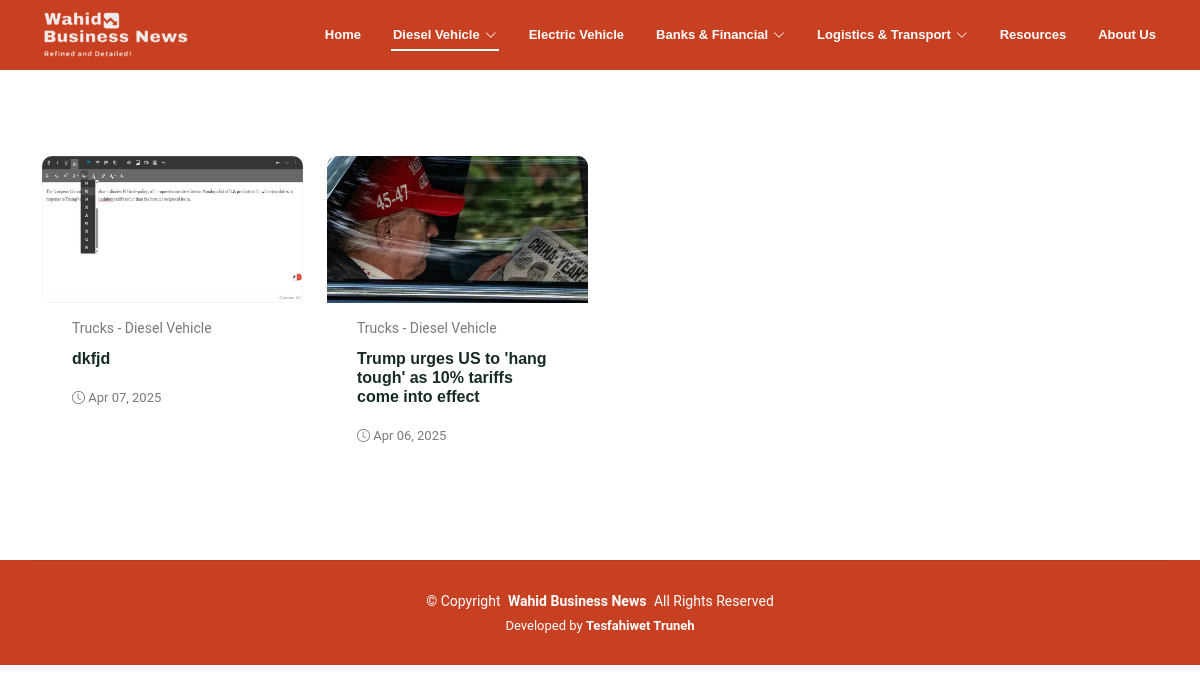
The app's page /business_news/trucks-diesel-vehicle/ with its own data.
### admin_app/models.py (models this page shows, shortened)
class Article(models.Model):
    title = models.CharField(max_length=200)
    slug = models.SlugField(unique=True, blank=True)
    content = models.TextField()
    thumbnail = models.ImageField(upload_to=thumbnail_upload_to)
    news_type = models.CharField(
        max_length=50,
        choices=NEWS_TYPE_CHOICES,
        verbose_name="Article Category"
    )
    created_at = models.DateTimeField(default=timezone.now)
    updated_at = models.DateTimeField(auto_now=True)
    full_content_url = models.URLField(blank=True, null=True, help_text="URL to the full content")
    class Meta:
        ordering = ['-created_at']

### App/views.py (the view)
# urls.py: path('business_news/<slug:news_type>/', NewsByCategoryView.as_view(), name='news-by-category'),
class NewsByCategoryView(TemplateView):
    template_name = 'page-specfic.html'
    def get(self, request, *args, **kwargs):
        website = Website.objects.get(name="Wahid Business News")
        hit_count = HitCount.objects.get_for_object(website)
        HitCountMixin.hit_count(request, hit_count)
        return super().get(request, *args, **kwargs)
    def get_context_data(self, **kwargs):
        context = super().get_context_data(**kwargs)
        slug = self.kwargs['news_type']
        internal_news_type = NEWS_TYPE_SLUG_MAP.get(slug)
        if internal_news_type is None:
            context['business_articles'] = []
            return context
        business_articles = Article.objects.filter(news_type=internal_news_type).order_by('-created_at')
        page = self.request.GET.get('page', 1)
        paginator = Paginator(business_articles, 15)
        context['business_articles'] = paginator.get_page(page)
        context['current_category'] = slug
        return context

### templates/page-specfic.html (shortened to what this page needs)
{% extends 'base.html' %}
{% load static %}
{% block 'page-template' %}
<main class="main">
    <section id="blog-posts" class="blog-posts section mt-5">
        <div class="container">
            <div class="row mt-5">
                {% if business_articles %}
                {% for article in business_articles %}
                <div class="col-lg-3">
                    <article class="news-article" data-aos="fade-right">
                        <div class="post-img">
                            <img src="{{ article.thumbnail.url }}" alt="" class="img-fluid">
                        </div>
                        <p class="post-category">{{ article.get_news_type_display }}</p>
                        <h2 class="title">
                            <a href="#" data-bs-toggle="modal" data-bs-target="#articleModal{{ article.id }}">
                                {{ article.title }}</a>
                        </h2>
                        <div class="post-meta d-flex align-items-center">
                            <p class="post-date">
                                <time datetime="{{ article.created_at|date:'Y-m-d' }}">
                                    <span class="bi bi-clock"></span> {{ article.created_at|date:'M d, Y' }}
                                </time>
                            </p>
                        </div>
                    </article>
                </div>
                {% endfor %}
                {% endif %}
            </div>
        </div>
    </section>
</main>
{% endblock %}

### static/css/main.css (style rules this page uses)
:root { --default-font: "Roboto", system-ui, -apple-system, "Segoe UI", Roboto, "Helvetica Neue", Arial, "Noto Sans", "Liberation Sans", sans-serif, "Apple Color Emoji", "Segoe UI Emoji", "Segoe UI Symbol", "Noto Color Emoji"; --heading-font: "Montserrat", sans-serif; --nav-font: "Poppins", sans-serif; }
:root { --background-color: #ffffff; --default-color: #222222; --heading-color: #172a28; --accent-color: #008374; --surface-color: #ffffff; --contrast-color: #ffffff; }
:root { --nav-color: #ffffff; --nav-hover-color: #fff; --nav-mobile-background-color: #ffffff; --nav-dropdown-background-color: #ffffff; --nav-dropdown-color: #01433c; --nav-dropdown-hover-color: #008374; }
:root { scroll-behavior: smooth; }
body { color: var(--default-color); background-color: var(--background-color); font-family: var(--default-font); }
a { color: var(--accent-color); text-decoration: none; transition: 0.3s; }
h1, h2, h3, h4, h5, h6 { color: #000; font-family: var(--heading-font); }
section, .section { color: var(--default-color); background-color: var(--background-color); padding: 60px 0; scroll-margin-top: 112px; overflow: clip; }
.blog-posts article { background-color: var(--surface-color); padding: 30px; height: 100%; border-radius: 10px; overflow: hidden; }
.blog-posts .post-img { max-height: 240px; margin: -30px -30px 15px -30px; overflow: hidden; }
.blog-posts .post-category { font-size: 14px; color: color-mix(in srgb, var(--default-color), transparent 40%); margin-bottom: 10px; }
.blog-posts .title { font-size: 16px; font-weight: 600; font-family: "Poppins", sans-serif; width: 100%; padding: 0; margin: 0 0 20px 0; }
.blog-posts .title a { color: var(--heading-color); transition: 0.3s; }
.blog-posts .post-date { font-size: 13px; color: color-mix(in srgb, var(--default-color), transparent 40%); margin-bottom: 0; }

### records on screen
Article: thumbnail (picture), news_type "Trucks - Diesel Vehicle", title "dkfjd", created_at "Apr 07, 2025"
Article: thumbnail (picture), news_type "Trucks - Diesel Vehicle", title "Trump urges US to 'hang tough' as 10% tariffs come into effect", created_at "Apr 06, 2025"
